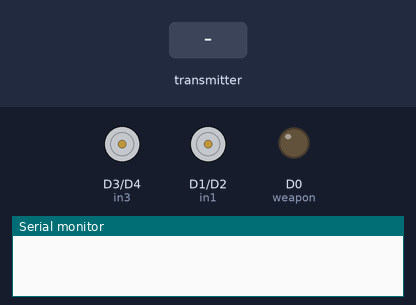
A sketch run on a simulated ESP8266 (NodeMCU). Shown: motor-driver pin pairs drawn as motors (green arrow = first pin HIGH = forward, orange = second pin HIGH = backward, longer = more drive), output pins drawn as LEDs (lit = HIGH), the last lines printed to the serial monitor. The test bench sets the inputs (shaded band).

Above: at 1.2 s.
1.3 s: the transmitter starts sending weaponState = 1
At 2.1 s:
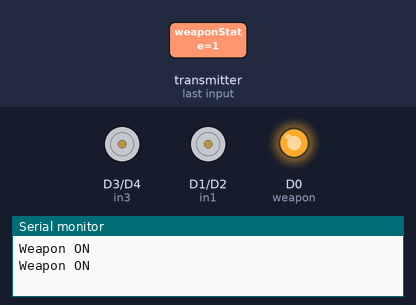
2.8 s: the transmitter starts sending controllerVal = 256
At 3.2 s:
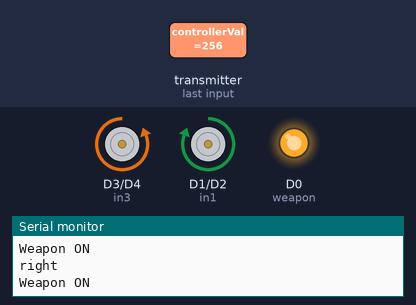
4.3 s: the transmitter starts sending controllerMode = 1
At 5.5 s:
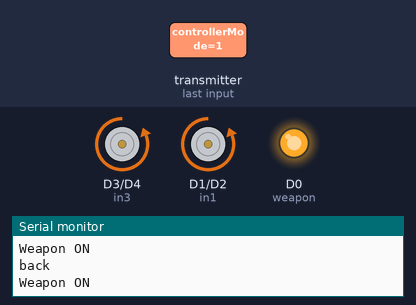
5.8 s: the transmitter starts sending controllerVal = 1023
At 6.7 s:
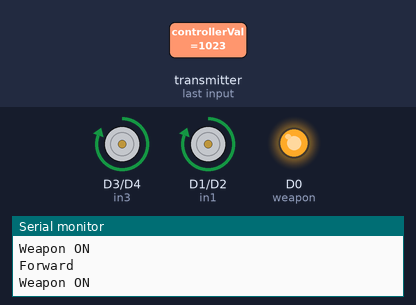
7.3 s: the transmitter starts sending controllerMode = 0
At 7.8 s:
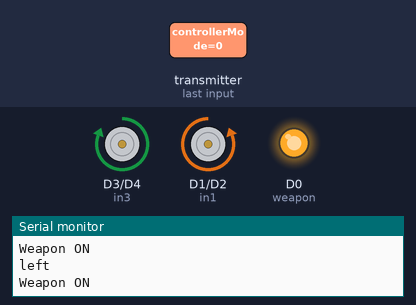
8.8 s: the transmitter starts sending weaponState = 0
At 10.2 s:
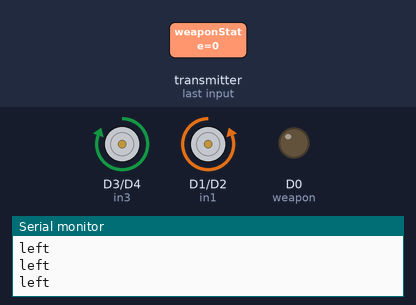
Timing chart, 0 to 11.3 s (numbered marks = the images above; inputs shaded):
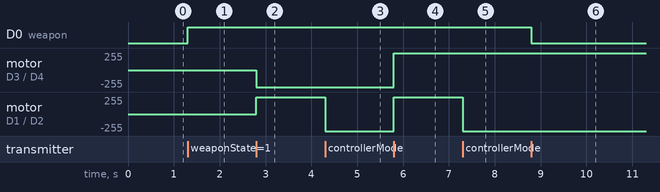

The sketch:

RECIEVERESP.ino
```cpp
#include<ESP8266WiFi.h>
#include<espnow.h>

#define weapon D0

#define in1 D1
#define in2 D2
#define in3 D3
#define in4 D4

typedef struct data{
  bool weaponState; //button
  bool controllerMode; //switching
  int controllerVal;   //value
}data;

data myData;

void OnDataRecv(uint8_t* mac, uint8_t* incomingdata, uint8_t len){
  memcpy(&myData, incomingdata, sizeof(myData));

  if(myData.controllerMode == true){
    if(myData.controllerVal > 900 && myData.controllerVal <= 1024 ){
      forward();
    }
    else if(myData.controllerVal < 300 && myData.controllerVal > 0){
      back();
    }
    else if(myData.controllerVal < 800 && myData.controllerVal > 540){
      defaultState();
    }

    // Serial.println(myData.controllerVal);
  }
  else if(myData.controllerMode == false ){
    if(myData.controllerVal > 900 && myData.controllerVal <= 1024 ){
      left();
    }
    else if(myData.controllerVal < 300 && myData.controllerVal > 0){
      right();
    }
    else if(myData.controllerVal < 800 && myData.controllerVal > 540){
      defaultState();
    }
    // Serial.println(myData.controllerVal);
  }
  if(myData.weaponState == true){
    digitalWrite(weapon, HIGH);
    Serial.println("Weapon ON");
  }
  else{
    digitalWrite(weapon, LOW);
  }
  // Serial.println(myData.controllerMode);
}

void setup(){
  Serial.begin(115200);
  WiFi.mode(WIFI_STA);

  pinMode(in1, OUTPUT);
  pinMode(in2, OUTPUT);
  pinMode(in3, OUTPUT);
  pinMode(in4, OUTPUT);
  pinMode(weapon, OUTPUT);

  if(esp_now_init() != 0){
    Serial.println("Error initialising ESP NOW");
  }
  esp_now_set_self_role(ESP_NOW_ROLE_SLAVE);
  esp_now_register_recv_cb(OnDataRecv);
}

void loop(){

}

void forward(){
  digitalWrite(in1, HIGH);
  digitalWrite(in2, LOW);
  digitalWrite(in3, HIGH);
  digitalWrite(in4, LOW);
  Serial.println("Forward");
}

void back(){
  digitalWrite(in1, LOW);
  digitalWrite(in2, HIGH);
  digitalWrite(in3, LOW);
  digitalWrite(in4, HIGH);
  Serial.println("back");
}

void left(){
  digitalWrite(in1, LOW);
  digitalWrite(in2, HIGH);
  digitalWrite(in3, HIGH);
  digitalWrite(in4, LOW);
  Serial.println("left");
}

void right(){
  digitalWrite(in1, HIGH);
  digitalWrite(in2, LOW);
  digitalWrite(in3, LOW);
  digitalWrite(in4, HIGH);
  Serial.println("right");
}

void defaultState(){
  digitalWrite(in1, LOW);
  digitalWrite(in2, LOW);
  digitalWrite(in3, LOW);
  digitalWrite(in4, LOW);
  Serial.println("Rest");
}
```

Measured:
- after the input at 1.3 s, D0 (weapon): LOW → HIGH at once
- after the input at 2.8 s, motor on D3 (in3) / D4 (in4): stopped → backward 255/255 at once; motor on D1 (in1) / D2 (in2): stopped → forward 255/255 at once
- after the input at 4.3 s, motor on D1 (in1) / D2 (in2): forward 255/255 → backward 255/255 at once
- after the input at 5.8 s, motor on D3 (in3) / D4 (in4), motor on D1 (in1) / D2 (in2): backward 255/255 → forward 255/255 at once
- after the input at 7.3 s, motor on D1 (in1) / D2 (in2): forward 255/255 → backward 255/255 at once
- after the input at 8.8 s, D0 (weapon): HIGH → LOW at once
